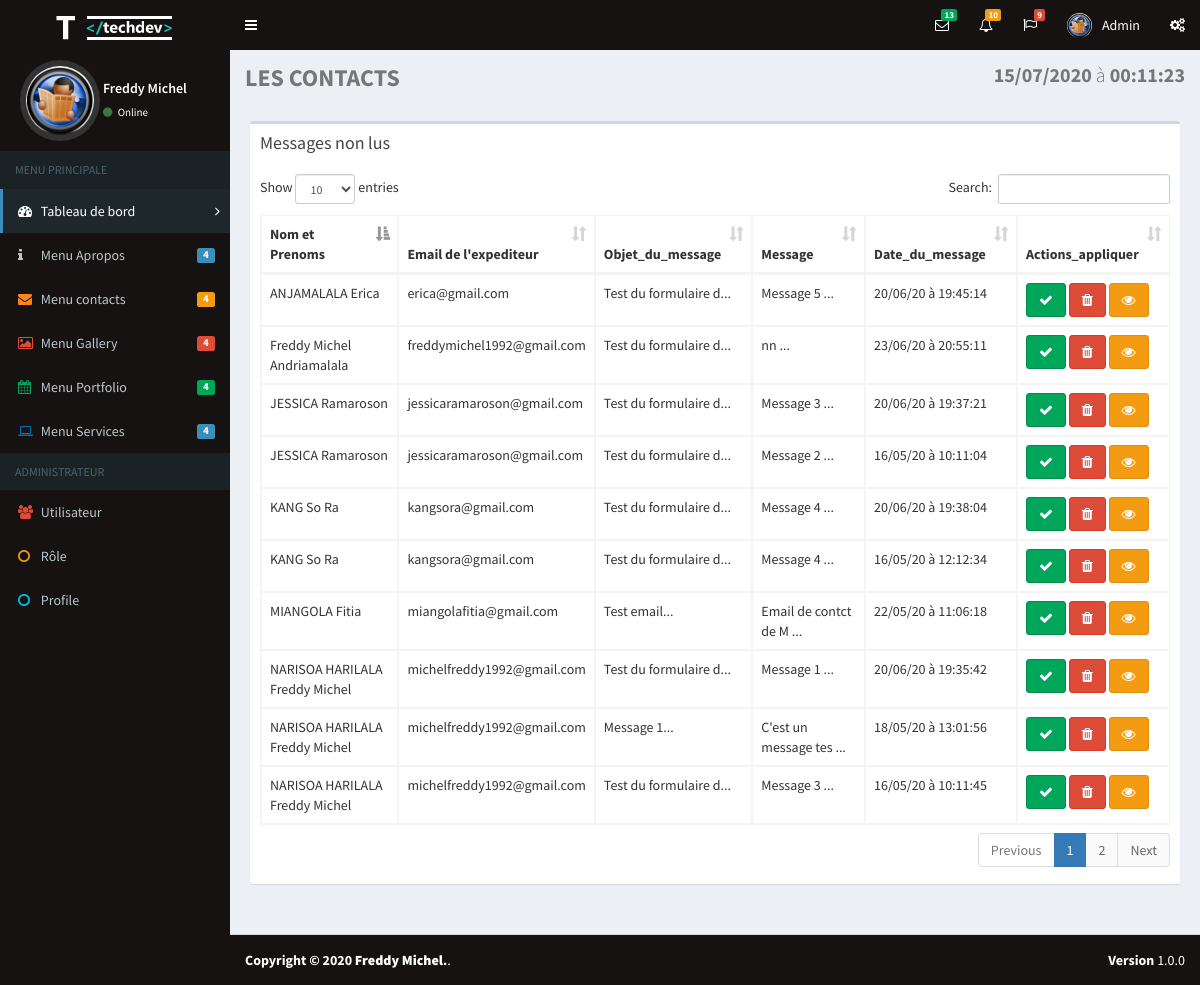
The app's page /admin/index.php?page=contact (signed in) with its own data.
### tables this page shows
CREATE TABLE IF NOT EXISTS `contacts` (
  `id` int(11) NOT NULL AUTO_INCREMENT,
  `nom` varchar(255) NOT NULL,
  `prenoms` varchar(255) NOT NULL,
  `email` varchar(255) NOT NULL,
  `service` varchar(255) NOT NULL,
  `objet` varchar(255) NOT NULL,
  `message` text NOT NULL,
  `date` datetime NOT NULL,
  `seen` tinyint(1) NOT NULL DEFAULT '0',
  PRIMARY KEY (`id`)
);

### admin/index.php (called while the page is built, shortened)
<?php
    $pages = scandir('pages/');
    if(isset($_GET['page']) && !empty($_GET['page'])){
        if(in_array($_GET['page'].'.php', $pages)){
            $page = $_GET['page'];
        }else{
            $page = "error";
        }
    }else{
        $page = "accueil";
    }
?>
<?php
include 'includes/header.php';
?>
<?php
    include 'pages/'.$page.'.php';
?>
<?php
include 'includes/footer.php';
?>

### admin/fonctions/contact.fonc.php (called while the page is built, shortened)
<?php
function get_Messages(){
    global $db;
    $req = $db->query("SELECT  * FROM contacts WHERE contacts.seen = '0' ORDER BY contacts.date DESC");
    $results = [];
    while ($rows = $req -> fetchObject()){
        $results[] = $rows;
    }
    return $results;
}

### admin/pages/contact.php (the view, shortened to what this page needs)
<div class="content-wrapper">
    <section class="content-header">
      <h1>
        Les contacts
        <small><?= date('<b>d/m/Y</b> à <b>H:i:s</b>') ?></small>
      </h1>
    </section>
    <section class="content">
      <div class="row">
          <div class="col-xs-12">
              <div class="box">
                <div class="box-header">
                    <h3 class="box-title">Messages non lus</h3>
                </div>
                <div class="box-body">
                    <table id="example" class="table table-bordered table-hover table-responsive">
                      <thead>
                          <tr>
                              <th>Nom et Prenoms</th>
                              <th>Email de l'expediteur</th>
                              <th>Objet_du_message</th>
                              <th>Message</th>
                              <th>Date_du_message</th>
                              <th>Actions_appliquer</th>
                          </tr>
                      </thead>
                      <tbody>
                        <?php
                              $messages = get_Messages();
                        ?>
                        <?php
                        foreach($messages as $sms){
                        ?>
                        <tr id="messages_<?= $sms->id ?>">
                            <td><?= $sms->nom ?> <?= $sms->prenoms ?></td>
                            <td><?= $sms->email ?></td>
                            <td><?= substr($sms->objet, 0,20) ?>...</td>
                            <td><?= substr($sms->message, 0, 20) ?> ...</td>
                            <td><?= date("d/m/y à H:i:s", strtotime($sms->date)) ?></td>
                            <td>
                              <a href="#" id="<?= $sms->id ?>" class="btn btn-success see-sms"><i class="fa fa-check"></i></a>
                              <a href="#" id="<?= $sms->id ?>" class="btn btn-danger delete-sms"><i class="fa fa-trash"></i></a>
                              <a href="#myModal_<?= $sms->id ?>" id="lance-modal" class="btn btn-warning modal-trigger"><i class="fa fa-eye"></i></a>
                            </td>
                        </tr>
                        <?php
                        }
                        ?>
                      </tbody>
                    </table>
                </div>
              </div>
          </div>
      </div>
    </section>
</div>

### admin/assets/css/style.css (style rules this page uses)
body { font-family: 'Source Sans Pro','Helvetica Neue',Helvetica,Arial,sans-serif; font-weight: 400; overflow-x: hidden; overflow-y: auto; }
.content-wrapper .content { padding: 3rem 2rem; }
.content-header h1 { text-transform: uppercase; font-weight: 700; color:#777; }
.content-header h1 small { text-transform: lowercase; }
.content-header>h1>small { font-size: 20px; display: inline-block; font-weight: 300; float: right; }

### records on screen
contacts: nom "Freddy Michel", prenoms "Andriamalala", email "freddymichel1992@gmail.com", objet "Test du formulaire d", message "nn", date "23/06/20 à 20:55:11"
contacts: nom "ANJAMALALA", prenoms "Erica", email "erica@gmail.com", objet "Test du formulaire d", message "Message 5", date "20/06/20 à 19:45:14"
contacts: nom "KANG", prenoms "So Ra", email "kangsora@gmail.com", objet "Test du formulaire d", message "Message 4", date "20/06/20 à 19:38:04"
contacts: nom "JESSICA", prenoms "Ramaroson", email "jessicaramaroson@gmail.com", objet "Test du formulaire d", message "Message 3", date "20/06/20 à 19:37:21"
contacts: nom "NARISOA HARILALA", prenoms "Freddy Michel", email "michelfreddy1992@gmail.com", objet "Test du formulaire d", message "Message 1", date "20/06/20 à 19:35:42"
contacts: nom "MIANGOLA", prenoms "Fitia", email "miangolafitia@gmail.com", objet "Test email", message "Email de contct de M", date "22/05/20 à 11:06:18"
contacts: nom "NARISOA HARILALA", prenoms "Freddy Michel", email "michelfreddy1992@gmail.com", objet "Message 1", message "C'est un message tes", date "18/05/20 à 13:01:56"
contacts: nom "KANG", prenoms "So Ra", email "kangsora@gmail.com", objet "Test du formulaire d", message "Message 4", date "16/05/20 à 12:12:34"
contacts: nom "NARISOA HARILALA", prenoms "Freddy Michel", email "michelfreddy1992@gmail.com", objet "Test du formulaire d", message "Message 3", date "16/05/20 à 10:11:45"
contacts: nom "JESSICA", prenoms "Ramaroson", email "jessicaramaroson@gmail.com", objet "Test du formulaire d", message "Message 2", date "16/05/20 à 10:11:04"

### other values on screen
$nbrs[0] "13"
